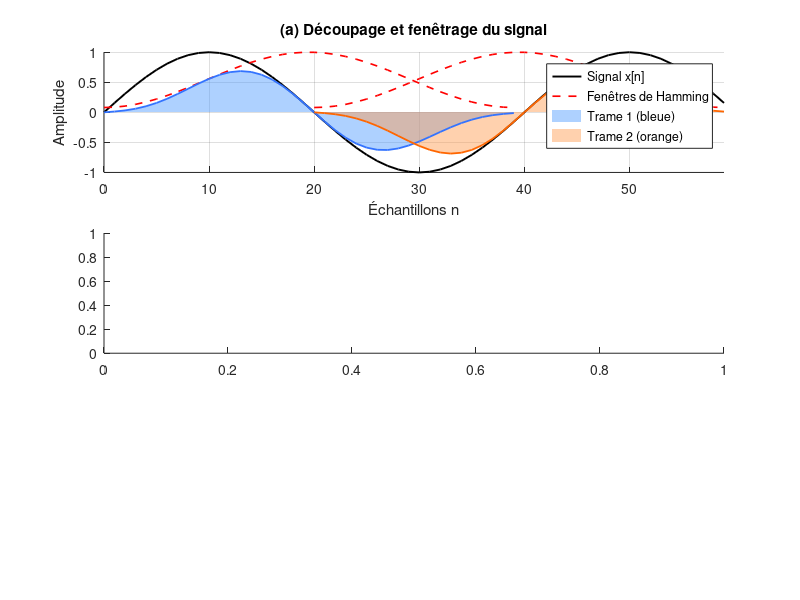

Here is the MATLAB script that generated this plot: (Note: this script raises an error after producing the figure.)
%% Schéma Overlap–Add avec fenêtres de Hamming (2 trames)
clear; close all; clc;

%% Paramètres
L = 40;              % longueur d'une trame
R = L/2;             % recouvrement 50 %
N = L + R;           % taille minimale pour 2 trames recouvrantes
n = 0:N-1;           % indices
x = sin(2*pi*n/40);  % signal test
w = hamming(L)';     % fenêtre de Hamming

%% === Étape 1 : Découpage et fenêtrage ===
x1 = x(1:L) .* w;            % trame 1 fenêtrée
x2 = x(R+1:R+L) .* w;        % trame 2 fenêtrée

%% === Étape 2 : Reconstruction par Overlap–Add ===
x_recon = zeros(1,N);
weight  = zeros(1,N);

x_recon(1:L) = x_recon(1:L) + x1;
x_recon(R+1:R+L) = x_recon(R+1:R+L) + x2;

weight(1:L) = weight(1:L) + w;
weight(R+1:R+L) = weight(R+1:R+L) + w;

%% === Étape 3 : Normalisation ===
x_recon_norm = x_recon ./ weight;

%% === Figure explicative ===
figure('Color','w','Position',[100 100 900 750]);


%% ----------------------------------------------------
%  (a) Signal + fenêtres + trames fenêtrées
%% ----------------------------------------------------
subplot(3,1,1); hold on;

% Signal entier
h1 = plot(n, x, 'k', 'LineWidth', 1.4);

% Fenêtres de Hamming (trame 1 & 2)
h2 = plot(0:L-1, w, 'r--', 'LineWidth', 1.2); 
plot(R:R+L-1, w, 'r--', 'LineWidth', 1.2);

% Aires colorées pour les trames
h3 = area(0:L-1, x1, 'FaceColor',[0.3 0.6 1], 'FaceAlpha',0.45, 'EdgeColor','none');
h4 = area(R:R+L-1, x2, 'FaceColor',[1.0 0.6 0.3], 'FaceAlpha',0.45, 'EdgeColor','none');

% Contours des trames
plot(0:L-1, x1, 'Color',[0.2 0.45 1], 'LineWidth', 1.3);
plot(R:R+L-1, x2, 'Color',[1 0.4 0], 'LineWidth', 1.3);

title('(a) Découpage et fenêtrage du signal');
xlabel('Échantillons n');
ylabel('Amplitude');

legend([h1 h2 h3 h4], ...
       'Signal x[n]', ...
       'Fenêtres de Hamming', ...
       'Trame 1 (bleue)', ...
       'Trame 2 (orange)', ...
       'Location','best');

grid on; axis tight;


%% ----------------------------------------------------
%  (b) Somme des trames et somme des fenêtres
%% ----------------------------------------------------

subplot(3,1,2); hold on;

%% Axe gauche : somme des trames
yyaxis left
plot(n, x_recon, 'm', 'LineWidth', 1.3);
ylabel('Somme des trames');
ylim([-1.2 1.2]);
yticks([-1 0 1]);   

%% Axe droit : somme des fenêtres
yyaxis right
plot(n, weight, 'g--', 'LineWidth', 1.5);
ylabel('\Sigma w[n]');
ylim([-1.2 1.2]);
yticks([-1 0 1 2]);   


title('(b) Superposition des trames et somme des fenêtres');
xlabel('Échantillons n');

legend('x_{somme}[n]', '\Sigma w[n]', 'Location','best');
grid on; axis tight;


%% ----------------------------------------------------
%  (c) Reconstruction finale
%% ----------------------------------------------------
subplot(3,1,3); hold on;

plot(n, x, 'k', 'LineWidth', 1.4);
plot(n, x_recon_norm, '--r', 'LineWidth', 1.4);
plot(n, x - x_recon_norm, 'b:', 'LineWidth', 1.2);

legend('x[n] original', 'x_{recon}[n] (normalisé)', 'Erreur', 'Location','best');

title('(c) Reconstruction finale après normalisation');
xlabel('Échantillons n');
ylabel('Amplitude');

grid on; axis tight;

%% Titre global
sgtitle('Procédure complète Overlap–Add (Fenêtre de Hamming)', ...
        'FontSize', 14, 'FontWeight', 'bold');

%% Sauvegarde
saveas(gcf, 'schema_overlap_add_complet_hamming.png');
